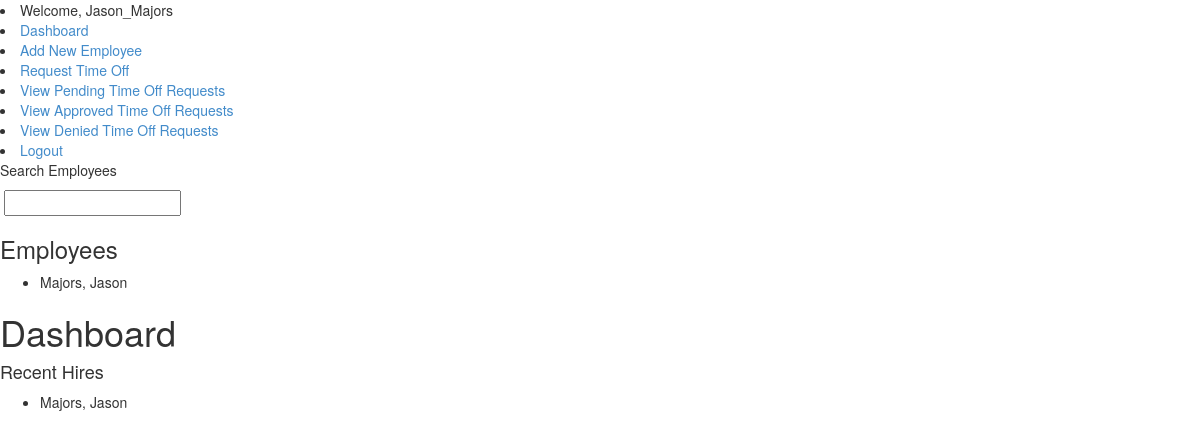
Before: /hris/ (signed in) with the older database file.
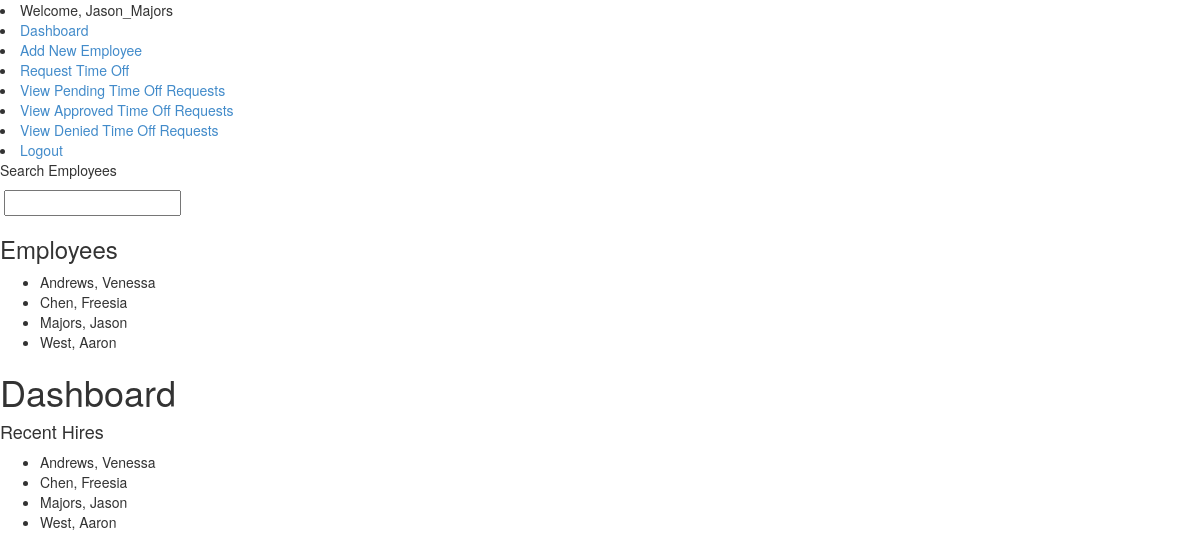
After: the same page with the newer database file.
### hris_system/models.py (models this page shows, shortened)
class Employee(models.Model):
	user = models.OneToOneField(User)
	last_name = models.CharField(max_length=25)
	first_name = models.CharField(max_length=25)

### hris_system/views.py (the view)
def index(request):
	context = RequestContext(request)
	context_dict = {}
	employees = Employee.objects.order_by('last_name')[:10]
	employee_list = get_employee_list()
	context_dict['employees'] = employees
	context_dict['employee_list'] = employee_list
	return render_to_response('hris_system/index.html', context_dict, context)

### hris_system/views.py (called while the page is built)
def get_employee_list(max_results=0, starts_with=''):
	employee_list = []
	if starts_with:
		employee_list = Employee.objects.filter(last_name__startswith=starts_with)
	else:
		employee_list = Employee.objects.all().order_by("last_name")
	if max_results > 0:
		if len(employee_list) >	max_results:
			employee_list = employee_list[:max_results]
	return employee_list

### templates/hris_system/index.html (shortened to what this page needs)
{% extends 'hris_system/base.html' %}
{% block body_block %}
{% load static %}
<div>
	<h1>Dashboard</h1>
</div>
<div>
	<div>
		<h4>Recent Hires</h4>
		{% if employees %}
		<ul>
			{% for e in employees %}
				<li>{{ e.last_name }}, {{ e.first_name }}</li>
			{% endfor %}
		</ul>
		{% endif %}
	</div>
</div>
{% endblock %}

### templates/hris_system/employee_list.html
{% if employee_list %}
	<h3>Employees</h3>
	<ul>
		{% for employee in employee_list %}
		<li>{{ employee.last_name }}, {{ employee.first_name }}</li>
		{% endfor %}
{% else %}
	<h3>No Employees in the system</h3>
{% endif %}

Changed rows visible on the page:
added Employee: last_name "Andrews", first_name "Venessa"
added Employee: last_name "Chen", first_name "Freesia"
added Employee: last_name "West", first_name "Aaron"
